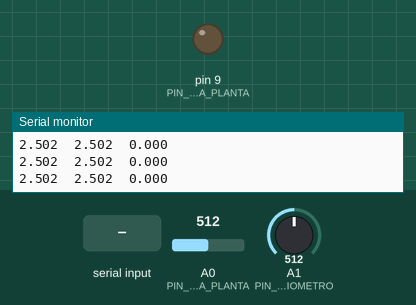
This sketch was run on a simulated Arduino Uno, built with avr-gcc and run on an emulated ATmega328P. On the bench: output pins drawn as LEDs (lit = HIGH), the last lines printed to the serial monitor. The test bench sets the inputs (shaded band); at power-on: A1 (PIN_POTENCIOMETRO) = 512, A0 (PIN_SALIDA_PLANTA) = 512.

Above: at 1.2 s.
1.3 s: A1 (PIN_POTENCIOMETRO) set to 716
At 1.45 s:
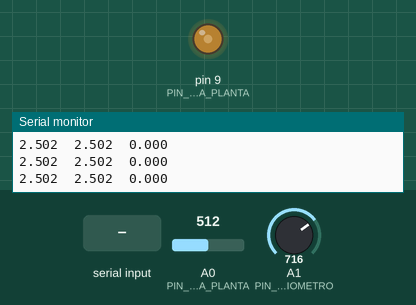
At 2.85 s:
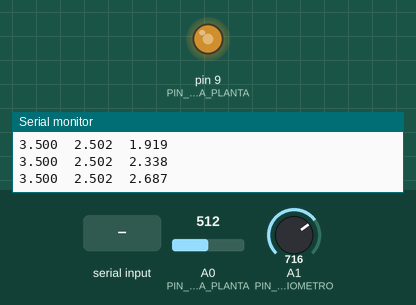
4.3 s: A0 (PIN_SALIDA_PLANTA) set to 900
7.3 s: "C" received over Serial
8.8 s: A0 (PIN_SALIDA_PLANTA) set to 689
11.8 s: A0 (PIN_SALIDA_PLANTA) set to 676
At 14.5 s:
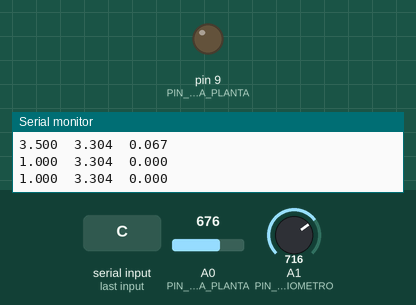
14.8 s: "c" received over Serial
Timing chart, 0 to 17.3 s (numbered marks = the images above; inputs shaded):
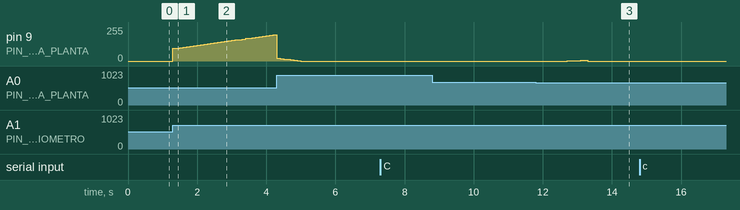

Measured:
- after the input at 1.3 s, pin 9 (PIN_ENTRADA_PLANTA): moves from 0/255 to 197/255 over 2.9 s, starting at once
- after the input at 11.8 s, pin 9 (PIN_ENTRADA_PLANTA): 0/255 → 1/255 after 0.90 s, → 2/255 0.10 s later, → 3/255 0.20 s later, → 4/255 0.10 s later, … (5 changes in this stretch)

The sketch:

sketch_jul9a.ino
```cpp
#include <TaskScheduler.h>

// --------------------------------------------------------------------------------------
// PROTOTIPOS DE FUNCIONES
// --------------------------------------------------------------------------------------
void funcionControl();
void funcionSerial();

// --------------------------------------------------------------------------------------
// 0. Pines
// --------------------------------------------------------------------------------------
const int PIN_ENTRADA_PLANTA = 9;
const int PIN_SALIDA_PLANTA = A0;
const int PIN_POTENCIOMETRO = A1;

// --------------------------------------------------------------------------------------
// 1. Parámetros generales
// --------------------------------------------------------------------------------------
const float REFERENCIA_BAJA = 1.0;
const float REFERENCIA_ALTA = 3.5;
const int PERIODO_ONDA_CUADRADA_MS = 6000;

const float VOLTAJE_MAX_ENTRADA_ADC = 5.0;
const int RESOLUCION_ADC = 1024;
const int RESOLUCION_PWM = 256;

// --------------------------------------------------------------------------------------
// 2. Controlador PI
// --------------------------------------------------------------------------------------
const float Kp = 1.785;
const float Ki = 0.7;
const float Ts = 0.1; // segundos

// --------------------------------------------------------------------------------------
// 3. Variables Globales
// --------------------------------------------------------------------------------------
float referencia_V = REFERENCIA_BAJA;
float salida_planta_V = 0.0;
float error_k = 0.0;
float u_k = 0.0;
float u_k_saturado = 0.0;
float e_integral = 0.0;

// Onda cuadrada
bool estadoOndaCuadrada = false;
unsigned long tiempoUltimoCambioReferencia = 0;

// Modo de referencia: true = potenciómetro, false = onda cuadrada
bool modo_manual = true;

// --------------------------------------------------------------------------------------
// 4. TaskScheduler
// --------------------------------------------------------------------------------------
Scheduler runner;

Task taskControl(Ts * 1000, TASK_FOREVER, &funcionControl); // cada 100ms
Task taskSerial(500, TASK_FOREVER, &funcionSerial);         // cada 500ms

// --------------------------------------------------------------------------------------
// 5. Funciones
// --------------------------------------------------------------------------------------
void funcionControl() {
  // CAMBIO DE REFERENCIA
  if (modo_manual) {
    // Modo potenciómetro
    int lectura = analogRead(PIN_POTENCIOMETRO);
    float voltaje = lectura * (VOLTAJE_MAX_ENTRADA_ADC / (RESOLUCION_ADC - 1.0));
    referencia_V = constrain(voltaje, REFERENCIA_BAJA, REFERENCIA_ALTA);
  } else {
    // Modo onda cuadrada automática
    if (millis() - tiempoUltimoCambioReferencia >= (PERIODO_ONDA_CUADRADA_MS / 2)) {
      estadoOndaCuadrada = !estadoOndaCuadrada;
      referencia_V = estadoOndaCuadrada ? REFERENCIA_ALTA : REFERENCIA_BAJA;
      tiempoUltimoCambioReferencia = millis();
    }
  }

  // LECTURA de Vo
  int lectura_ADC = analogRead(PIN_SALIDA_PLANTA);
  salida_planta_V = lectura_ADC * (VOLTAJE_MAX_ENTRADA_ADC / (RESOLUCION_ADC - 1.0));

  // CONTROL PI
  error_k = referencia_V - salida_planta_V;
  float u_p = Kp * error_k;
  e_integral += error_k;
  float u_i = Ki * Ts * e_integral;
  u_k = u_p + u_i;
  u_k_saturado = constrain(u_k, 0.0, 5.0);

  // SALIDA PWM
  int valor_PWM = u_k_saturado * ((RESOLUCION_PWM - 1.0) / VOLTAJE_MAX_ENTRADA_ADC);
  analogWrite(PIN_ENTRADA_PLANTA, valor_PWM);
}

void funcionSerial() {
  Serial.print(referencia_V, 3);
  Serial.print("\t");
  Serial.print(salida_planta_V, 3);
  Serial.print("\t");
  Serial.println(u_k_saturado, 3);
}

// --------------------------------------------------------------------------------------
// 6. Setup y Loop
// --------------------------------------------------------------------------------------
void setup() {
  Serial.begin(115200);
  pinMode(PIN_ENTRADA_PLANTA, OUTPUT);
  pinMode(PIN_SALIDA_PLANTA, INPUT);
  pinMode(PIN_POTENCIOMETRO, INPUT);

  runner.addTask(taskControl);
  runner.addTask(taskSerial);
  taskControl.enable();
  taskSerial.enable();

  tiempoUltimoCambioReferencia = millis();

  Serial.println("Sistema iniciado en modo: Potenciómetro");
}

void loop() {
  runner.execute();

  // Leer cambios desde el Monitor Serial
  if (Serial.available()) {
    char c = Serial.read();
    if (c == 'C' || c == 'c') {
      modo_manual = !modo_manual;
      if (modo_manual) {
        Serial.println("Cambiado a MODO: Potenciómetro");
      } else {
        Serial.println("Cambiado a MODO: Onda Cuadrada");
        tiempoUltimoCambioReferencia = millis(); // Reiniciar el tiempo
      }
    }
  }
}
```
